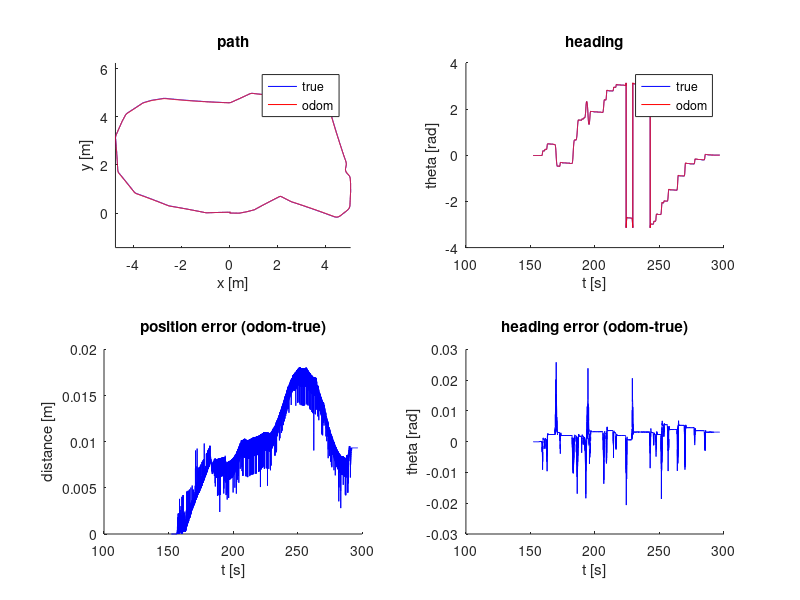

The MATLAB source for this figure: (Note: a time limit stopped this script after it produced the figure.)
% ======
% ROB521_assignment2.m
% ======
%
% This assignment will introduce you to the idea of estimating the motion 
% of a mobile robot using wheel odometry, and then also using that wheel
% odometry to make a simple map.  It uses a dataset previously gathered in
% a mobile robot simulation environment called Gazebo. Watch the video,
% 'gazebo.mp4' to visualize what the robot did, what its environment
% looks like, and what its sensor stream looks like.
% 
% There are three questions to complete (5 marks each):
%
%    Question 1: code (noise-free) wheel odometry algorithm
%    Question 2: add noise to data and re-run wheel odometry algorithm
%    Question 3: build a map from ground truth and noisy wheel odometry
%
% Fill in the required sections of this script with your code, run it to
% generate the requested plots, then paste the plots into a short report
% that includes a few comments about what you've observed.  Append your
% version of this script to the report.  Hand in the report as a PDF file.
%
% requires: basic Matlab, 'ROB521_assignment2_gazebo_data.mat'
%
% T D Barfoot, December 2015
%
clear all;

% set random seed for repeatability
rng(1);

% ==========================
% load the dataset from file
% ==========================
%
%    ground truth poses: t_true x_true y_true theta_true
% odometry measurements: t_odom v_odom omega_odom
%           laser scans: t_laser y_laser
%    laser range limits: r_min_laser r_max_laser
%    laser angle limits: phi_min_laser phi_max_laser
%
load ROB521_assignment2_gazebo_data.mat;

% ======================================================
% Question 1: code (noise-free) wheel odometry algorithm
% ======================================================
%
% Write an algorithm to estimate the pose of the robot throughout motion
% using the wheel odometry data (t_odom, v_odom, omega_odom) and assuming
% a differential-drive robot model.  Save your estimate in the variables
% (x_odom y_odom theta_odom) so that the comparison plots can be generated
% below.  See the plot 'ass1_q1_soln.png' for what your results should look
% like.

% variables to store wheel odometry pose estimates
numodom = size(t_odom,1);
x_odom = zeros(numodom,1);
y_odom = zeros(numodom,1);
theta_odom = zeros(numodom,1);

% set the initial wheel odometry pose to ground truth
x_odom(1) = x_true(1);
y_odom(1) = y_true(1);
theta_odom(1) = theta_true(1);

% ------insert your wheel odometry algorithm here-------
for i=2:numodom
    % For each odom measurement, calculate the change in x, y, and theta. Since this is noise-free, the equations are simply based on the numerical integration
    % of the velocities to get the position and heading.
    x_odom(i) = x_odom(i-1) + v_odom(i-1)*cos(theta_odom(i-1))*(t_odom(i)-t_odom(i-1));
    y_odom(i) = y_odom(i-1) + v_odom(i-1)*sin(theta_odom(i-1))*(t_odom(i)-t_odom(i-1));
    theta_odom(i) = theta_odom(i-1) + omega_odom(i-1)*(t_odom(i)-t_odom(i-1));

    % Ensure that the heading is between -pi and pi
    while theta_odom(i) > pi
        theta_odom(i) = theta_odom(i) - 2*pi;
    end
    while theta_odom(i) < -pi
        theta_odom(i) = theta_odom(i) + 2*pi;
    end
end
% ------end of your wheel odometry algorithm-------

% plot the results for verification
figure(1)
clf;

subplot(2,2,1);
hold on;
plot(x_true,y_true,'b');
plot(x_odom, y_odom, 'r');
legend('true', 'odom');
xlabel('x [m]');
ylabel('y [m]');
title('path');
axis equal;

subplot(2,2,2);
hold on;
plot(t_true,theta_true,'b');
plot(t_odom,theta_odom,'r');
legend('true', 'odom');
xlabel('t [s]');
ylabel('theta [rad]');
title('heading');

subplot(2,2,3);
hold on;
pos_err = zeros(numodom,1);
for i=1:numodom
    pos_err(i) = sqrt((x_odom(i)-x_true(i))^2 + (y_odom(i)-y_true(i))^2);
end
plot(t_odom,pos_err,'b');
xlabel('t [s]');
ylabel('distance [m]');
title('position error (odom-true)');

subplot(2,2,4);
hold on;
theta_err = zeros(numodom,1);
for i=1:numodom
    phi = theta_odom(i) - theta_true(i);
    while phi > pi
        phi = phi - 2*pi;
    end
    while phi < -pi
        phi = phi + 2*pi;
    end 
    theta_err(i) = phi;
end
plot(t_odom,theta_err,'b');
xlabel('t [s]');
ylabel('theta [rad]');
title('heading error (odom-true)');
print -dpng ass1_q1.png


% =================================================================
% Question 2: add noise to data and re-run wheel odometry algorithm
% =================================================================
%
% Now we're going to deliberately add some noise to the linear and 
% angular velocities to simulate what real wheel odometry is like.  Copy
% your wheel odometry algorithm from above into the indicated place below
% to see what this does.  The below loops 100 times with different random
% noise.  See the plot 'ass1_q2_soln.pdf' for what your results should look
% like.

% save the original odometry variables for later use
v_odom_noisefree = v_odom;
omega_odom_noisefree = omega_odom;

% set up plot
figure(2);
clf;
hold on;

% loop over random trials
for n=1:100
    
    % add noise to wheel odometry measurements (yes, on purpose to see effect)
    v_odom = v_odom_noisefree + 0.2*randn(numodom,1);
    omega_odom = omega_odom_noisefree + 0.04*randn(numodom,1);
    
    % ------insert your wheel odometry algorithm here-------
    for i=2:numodom
        % For each odom measurement, calculate the change in x, y, and theta. Since this is noise-free, the equations are simply based on the numerical integration
        % of the velocities to get the position and heading.
        x_odom(i) = x_odom(i-1) + v_odom(i-1)*cos(theta_odom(i-1))*(t_odom(i)-t_odom(i-1));
        y_odom(i) = y_odom(i-1) + v_odom(i-1)*sin(theta_odom(i-1))*(t_odom(i)-t_odom(i-1));
        theta_odom(i) = theta_odom(i-1) + omega_odom(i-1)*(t_odom(i)-t_odom(i-1));
    
        % Ensure that the heading is between -pi and pi
        while theta_odom(i) > pi
            theta_odom(i) = theta_odom(i) - 2*pi;
        end
        while theta_odom(i) < -pi
            theta_odom(i) = theta_odom(i) + 2*pi;
        end
    end
    % ------end of your wheel odometry algorithm------- 
    
    % add the results to the plot
    plot(x_odom, y_odom, 'r');
end

% plot ground truth on top and label
plot(x_true,y_true,'b');
xlabel('x [m]');
ylabel('y [m]');
title('path');
axis equal;
print -dpng ass1_q2.png


% ================================================================
% Question 3: build a map from noisy and noise-free wheel odometry
% ================================================================
%
% Now we're going to try to plot all the points from our laser scans in the
% robot's initial reference frame.  This will involve first figuring out
% how to plot the points in the current frame, then transforming them back
% to the initial frame and plotting them.  Do this for both the ground
% truth pose (blue) and also the last noisy odometry that you calculated in 
% Question 2 (red).  At first even the map based on the ground truth may
% not look too good.  This is because the laser timestamps and odometry
% timestamps do not line up perfectly and you'll need to interpolate.  Even
% after this, two additional patches will make your map based on ground
% truth look as crisp as the one in 'ass1_q3_soln.png'.  The first patch is
% to only plot the laser scans if the angular velocity is less than 
% 0.1 rad/s; this is because the timestamp interpolation errors have more
% of an effect when the robot is turning quickly.  The second patch is to
% account for the fact that the origin of the laser scans is about 10 cm
% behind the origin of the robot.  Once your ground truth map looks crisp,
% compare it to the one based on the odometry poses, which should be far
% less crisp, even with the two patches applied.

% set up plot
figure(3);
clf;
hold on;

% precalculate some quantities
npoints = size(y_laser,2);
angles = linspace(phi_min_laser, phi_max_laser,npoints);
cos_angles = cos(angles);
sin_angles = sin(angles);

for n=1:2
    
    if n==1
        % interpolate the noisy odometry at the laser timestamps
        t_interp = linspace(t_odom(1),t_odom(numodom),numodom);
        x_interp = interp1(t_interp,x_odom,t_laser);
        y_interp = interp1(t_interp,y_odom,t_laser);
        theta_interp = interp1(t_interp,theta_odom,t_laser);
        omega_interp = interp1(t_interp,omega_odom,t_laser);
    else
        % interpolate the noise-free odometry at the laser timestamps
        t_interp = linspace(t_true(1),t_true(numodom),numodom);
        x_interp = interp1(t_interp,x_true,t_laser);
        y_interp = interp1(t_interp,y_true,t_laser);
        theta_interp = interp1(t_interp,theta_true,t_laser);
        omega_interp = interp1(t_interp,omega_odom,t_laser);
    end   

    % loop over laser scans
    for i=1:size(t_laser,1)

        % ------insert your point transformation algorithm here------
        
        % Laser scans and noisy odometry are now aligned. We can transform the laser scans into current robot frame based on the fact that the laser is
        % 10 cm behind the robot. We can then transform the points into the initial robot frame.
        % Only plot for low rotational velocities to avoid interpolation errors.
        if abs(omega_interp(i)) < 0.1
            % Transform laser scans into current robot frame
            laser_curr_robo_x = (y_laser(i,:)+0.1).*cos_angles;
            laser_curr_robo_y = (y_laser(i,:)+0.1).*sin_angles;

            % Transform current frame laser scans into initial robot frame (using principle rotation about z-axis)
            laser_initial_robo_x = laser_curr_robo_x.*cos(theta_interp(i)) - laser_curr_robo_y.*sin(theta_interp(i)) + x_interp(i);
            laser_initial_robo_y = laser_curr_robo_x.*sin(theta_interp(i)) + laser_curr_robo_y.*cos(theta_interp(i)) + y_interp(i);

            % Plot the points
            if n==1
                scatter(laser_initial_robo_x, laser_initial_robo_y, 10, 'r', "filled");
            else
                scatter(laser_initial_robo_x, laser_initial_robo_y, 10, 'b', "filled");
            end
        end
        
        % ------end of your point transformation algorithm-------
    end
end

axis equal;
print -dpng ass1_q3.png
